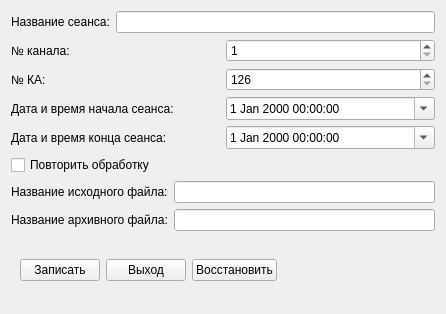
<?xml version="1.0" encoding="UTF-8"?>
<ui version="4.0">
 <class>FEditFull</class>
 <widget class="QWidget" name="FEditFull">
  <property name="windowModality">
   <enum>Qt::ApplicationModal</enum>
  </property>
  <property name="geometry">
   <rect>
    <x>0</x>
    <y>0</y>
    <width>444</width>
    <height>305</height>
   </rect>
  </property>
  <property name="windowTitle">
   <string>Редактирование записи</string>
  </property>
  <property name="windowIcon">
   <iconset resource="res.qrc">
    <normaloff>:/res/1/table_edit.png</normaloff>:/res/1/table_edit.png</iconset>
  </property>
  <layout class="QGridLayout" name="gridLayout">
   <item row="0" column="0">
    <layout class="QVBoxLayout" name="verticalLayout">
     <item>
      <layout class="QHBoxLayout" name="horizontalLayout_2">
       <item>
        <widget class="QLabel" name="label">
         <property name="text">
          <string>Название сеанса:</string>
         </property>
        </widget>
       </item>
       <item>
        <widget class="QLineEdit" name="le_seans"/>
       </item>
      </layout>
     </item>
     <item>
      <layout class="QHBoxLayout" name="horizontalLayout_3">
       <item>
        <widget class="QLabel" name="label_4">
         <property name="text">
          <string>№ канала:</string>
         </property>
        </widget>
       </item>
       <item>
        <widget class="QSpinBox" name="sb_kan">
         <property name="minimum">
          <number>1</number>
         </property>
         <property name="maximum">
          <number>2</number>
         </property>
        </widget>
       </item>
      </layout>
     </item>
     <item>
      <layout class="QHBoxLayout" name="horizontalLayout_9">
       <item>
        <widget class="QLabel" name="label_7">
         <property name="text">
          <string>№ КА:</string>
         </property>
        </widget>
       </item>
       <item>
        <widget class="QSpinBox" name="sb_nka">
         <property name="minimum">
          <number>126</number>
         </property>
         <property name="maximum">
          <number>127</number>
         </property>
        </widget>
       </item>
      </layout>
     </item>
     <item>
      <layout class="QHBoxLayout" name="horizontalLayout_4">
       <item>
        <widget class="QLabel" name="label_2">
         <property name="text">
          <string>Дата и время начала сеанса:</string>
         </property>
        </widget>
       </item>
       <item>
        <widget class="QDateTimeEdit" name="dt_dtn">
         <property name="calendarPopup">
          <bool>true</bool>
         </property>
        </widget>
       </item>
      </layout>
     </item>
     <item>
      <layout class="QHBoxLayout" name="horizontalLayout_7">
       <item>
        <widget class="QLabel" name="label_3">
         <property name="text">
          <string>Дата и время конца сеанса:</string>
         </property>
        </widget>
       </item>
       <item>
        <widget class="QDateTimeEdit" name="dt_dtk">
         <property name="calendarPopup">
          <bool>true</bool>
         </property>
        </widget>
       </item>
      </layout>
     </item>
     <item>
      <widget class="QCheckBox" name="cb_sbr">
       <property name="text">
        <string>Повторить обработку</string>
       </property>
      </widget>
     </item>
     <item>
      <layout class="QHBoxLayout" name="horizontalLayout_5">
       <item>
        <widget class="QLabel" name="label_5">
         <property name="text">
          <string>Название исходного файла:</string>
         </property>
        </widget>
       </item>
       <item>
        <widget class="QLineEdit" name="le_isxf"/>
       </item>
      </layout>
     </item>
     <item>
      <layout class="QHBoxLayout" name="horizontalLayout_6">
       <item>
        <widget class="QLabel" name="label_6">
         <property name="text">
          <string>Название архивного файла:</string>
         </property>
        </widget>
       </item>
       <item>
        <widget class="QLineEdit" name="le_arxf">
         <property name="readOnly">
          <bool>true</bool>
         </property>
        </widget>
       </item>
      </layout>
     </item>
     <item>
      <widget class="QFrame" name="frame">
       <property name="minimumSize">
        <size>
         <width>424</width>
         <height>66</height>
        </size>
       </property>
       <property name="maximumSize">
        <size>
         <width>424</width>
         <height>66</height>
        </size>
       </property>
       <property name="frameShape">
        <enum>QFrame::NoFrame</enum>
       </property>
       <property name="frameShadow">
        <enum>QFrame::Raised</enum>
       </property>
       <layout class="QHBoxLayout" name="horizontalLayout_8">
        <item>
         <layout class="QHBoxLayout" name="horizontalLayout">
          <item>
           <widget class="QPushButton" name="btnOk">
            <property name="text">
             <string>Записать</string>
            </property>
            <property name="icon">
             <iconset resource="res.qrc">
              <normaloff>:/res/1/table_add.png</normaloff>:/res/1/table_add.png</iconset>
            </property>
            <property name="iconSize">
             <size>
              <width>32</width>
              <height>32</height>
             </size>
            </property>
           </widget>
          </item>
          <item>
           <widget class="QPushButton" name="btnCancel">
            <property name="text">
             <string>Выход</string>
            </property>
            <property name="icon">
             <iconset resource="res.qrc">
              <normaloff>:/res/Exit.png</normaloff>:/res/Exit.png</iconset>
            </property>
            <property name="iconSize">
             <size>
              <width>32</width>
              <height>32</height>
             </size>
            </property>
           </widget>
          </item>
          <item>
           <widget class="QPushButton" name="btnVost">
            <property name="text">
             <string>Восстановить</string>
            </property>
            <property name="icon">
             <iconset resource="res.qrc">
              <normaloff>:/res/1/table_refresh.png</normaloff>:/res/1/table_refresh.png</iconset>
            </property>
            <property name="iconSize">
             <size>
              <width>32</width>
              <height>32</height>
             </size>
            </property>
           </widget>
          </item>
          <item>
           <spacer name="horizontalSpacer">
            <property name="orientation">
             <enum>Qt::Horizontal</enum>
            </property>
            <property name="sizeHint" stdset="0">
             <size>
              <width>40</width>
              <height>20</height>
             </size>
            </property>
           </spacer>
          </item>
         </layout>
        </item>
       </layout>
      </widget>
     </item>
    </layout>
   </item>
  </layout>
 </widget>
 <resources>
  <include location="res.qrc"/>
 </resources>
 <connections/>
</ui>
